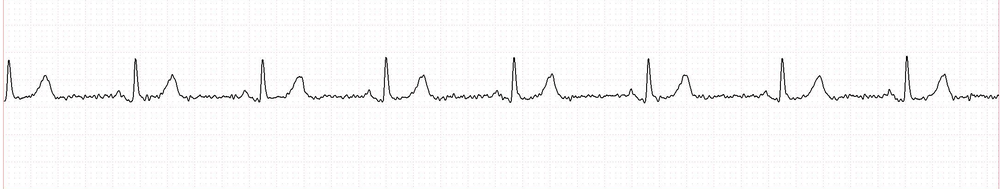
#> input picture sample.png, 1000 x 189 px, shrunk from 2159 x 408 before the run
$ python test.py sample.png
#> lines starting #> are read from the running program, lines starting #| are printed output that depends on the picture; after the words box and inside, x2 and y2 are one past the last pixel; in counts of white or black regions, pixels touching at a corner belong together
import argparse
import sys
from dataclasses import dataclass
from math import isnan, sqrt, asin, pi
from typing import Iterable, Iterator, List, Optional, Tuple, Dict

import numpy as np
import matplotlib.pyplot as plt
from PIL import Image


@dataclass(frozen=True)
class Point:
    x: float
    y: float

    @property
    def index(self) -> int:
        return round(self.x)

    def __repr__(self):
        return f"({self.x:.1f}, {self.y:.1f})"

def euclidean_distance(x: float, y: float) -> float:
    return sqrt(x**2 + y**2)

def angle_from_offsets(x: float, y: float) -> float:
    dist = euclidean_distance(x, y)
    if dist < 1e-6:
        return 0.0
    return asin(y/dist) * 180 / pi

def map_list(lst, func):
    return [func(x) for x in lst]

def clamp(value, min_val, max_val):
    return max(min_val, min(value, max_val))

def flatten(lst):
    return [item for sublist in lst for item in sublist]


def find_contiguous_regions(one_dim_image: np.ndarray) -> list:
    regions = []
    start = None
    for idx, val in enumerate(one_dim_image):
        if val > 0 and start is None:
            start = idx
        elif val == 0 and start is not None:
            regions.append((start, idx - 1))
            start = None
    if start is not None:
        regions.append((start, len(one_dim_image) - 1))
    return regions

def find_contiguous_region_centers(one_dim_image: np.ndarray) -> list:
    return [int((start + end) / 2) for start, end in find_contiguous_regions(one_dim_image)]

def distance_between_points(a: Point, b: Point) -> float:
    return euclidean_distance(a.x - b.x, a.y - b.y)

def angle_between_points(a: Point, b: Point) -> float:
    dx = b.x - a.x
    dy = b.y - a.y
    return angle_from_offsets(dx, dy)

def angle_similarity(angle1: float, angle2: float) -> float:
    diff = abs(angle1 - angle2)
    return (180 - min(diff, 360 - diff)) / 180

def get_point_locations(image: np.ndarray) -> List[List[Point]]:
    columns = image.T
    locations = []
    for col_idx, col_data in enumerate(columns):
        row_centers = find_contiguous_region_centers(col_data)
        points = [Point(float(col_idx), float(row)) for row in row_centers]
        locations.append(points)
    return locations

def path_score(current: Point, candidate: Point, cand_angle: float) -> float:
    DISTANCE_WEIGHT = 0.6
    ANGLE_WEIGHT = 0.4

    dist = distance_between_points(candidate, current)
    angle = angle_between_points(candidate, current)
    angle_diff = 1 - angle_similarity(angle, cand_angle)

    return dist * DISTANCE_WEIGHT + angle_diff * ANGLE_WEIGHT

def get_adjacent_points(points_by_col, path_data, current_col: int, lookback: int) -> list:
    left_bound = max(0, current_col - lookback)
    candidates = []

    for col_idx in range(left_bound, current_col):
        for point in points_by_col[col_idx]:
            if point in path_data:
                score, _, angle = path_data[point]
                candidates.append((score, point, angle))

    return candidates

def interpolate_points(a: Point, b: Point) -> Iterator[Point]:
    if abs(a.x - b.x) < 1e-6:
        yield a
        return

    slope = (b.y - a.y) / (b.x - a.x)
    start_x = min(a.x, b.x)
    end_x = max(a.x, b.x)

    for x in np.arange(start_x, end_x, 1.0):
        y = a.y + slope * (x - a.x)
        yield Point(x, y)

def points_to_signal(points: List[Point], width: int) -> np.ndarray:
    if not points:
        return np.array([np.nan] * width)

    points = sorted(points, key=lambda p: p.x)
    signal = np.full(width, np.nan, dtype=float)

    for i in range(len(points) - 1):
        start = points[i]
        end = points[i + 1]

        if 0 <= start.index < width:
            signal[start.index] = start.y

        for pt in interpolate_points(start, end):
            idx = pt.index
            if 0 <= idx < width and np.isnan(signal[idx]):
                signal[idx] = pt.y

    if points and 0 <= points[-1].index < width:
        signal[points[-1].index] = points[-1].y

    return signal

def extract_signal(binary_img: np.ndarray, debug: bool = False) -> Optional[np.ndarray]:
    height, width = binary_img.shape
    points_by_col = get_point_locations(binary_img)
    all_points = flatten(points_by_col)

    if not all_points:
        return None

    # Debug: show all candidate points
    if debug:
        plt.figure(figsize=(12, 6))
        plt.imshow(binary_img, cmap='gray')
        plt.scatter([p.x for p in all_points], [p.y for p in all_points],
                   s=2, c='red', alpha=0.5)
        plt.title("Candidate Points")
        plt.show()

    dp_table = {}
    lookback = 3

    for point in points_by_col[0]:
        dp_table[point] = (0.0, None, 0.0)

    for col_idx in range(1, len(points_by_col)):
        for current_point in points_by_col[col_idx]:
            candidates = get_adjacent_points(points_by_col, dp_table, current_point.index, lookback)

            if not candidates:
                dp_table[current_point] = (0.0, None, 0.0)
                continue

            best_score = float('inf')
            best_prev = None
            best_angle = 0.0

            for cand_score, cand_point, cand_angle in candidates:
                cost = path_score(current_point, cand_point, cand_angle)
                total_score = cand_score + cost

                if total_score < best_score:
                    best_score = total_score
                    best_prev = cand_point
                    best_angle = angle_between_points(cand_point, current_point)

            dp_table[current_point] = (best_score, best_prev, best_angle)

    end_region = max(0, width - width//10)
    end_candidates = []

    for col in points_by_col[end_region:]:
        for point in col:
            if point in dp_table:
                end_candidates.append((dp_table[point][0], point))

    if not end_candidates:
        return None

    _, best_end = min(end_candidates, key=lambda x: x[0])

    path = []
    current = best_end
    while current is not None:
        path.append(current)
        _, current, _ = dp_table.get(current, (0, None, 0))

    path.reverse()

    if debug:
        plt.figure(figsize=(12, 6))
        plt.imshow(binary_img, cmap='gray')
        plt.scatter([p.x for p in all_points], [p.y for p in all_points],
                   s=2, c='gray', alpha=0.3)
        plt.plot([p.x for p in path], [p.y for p in path], 'r-', linewidth=1.5)
        plt.title("Selected Path")
        plt.show()

    return points_to_signal(path, width)

def load_and_binarize(image_path: str, threshold=180, invert=False) -> np.ndarray:
    img = Image.open(image_path).convert('L')
    img_array = np.array(img)

    if invert:
        binary = (img_array > threshold).astype(np.uint8) * 255
    else:
        binary = (img_array < threshold).astype(np.uint8) * 255

    return binary

def main():
    parser = argparse.ArgumentParser(description='Extract ECG signal from image using Viterbi algorithm')
    parser.add_argument('image_path', type=str, help='Path to input image file')
    parser.add_argument('--threshold', type=int, default=180,
                        help='Binarization threshold (0-255), default=180')
    parser.add_argument('--invert', action='store_true',
                        help='Invert image (for dark backgrounds)')
    parser.add_argument('--debug', action='store_true',
                        help='Show debugging visualizations')
    args = parser.parse_args()

    try:
        binary_img = load_and_binarize(args.image_path, args.threshold, args.invert)
#> in load_and_binarize, `binary = (img_array < threshold).astype(np.uint8) * 255`:
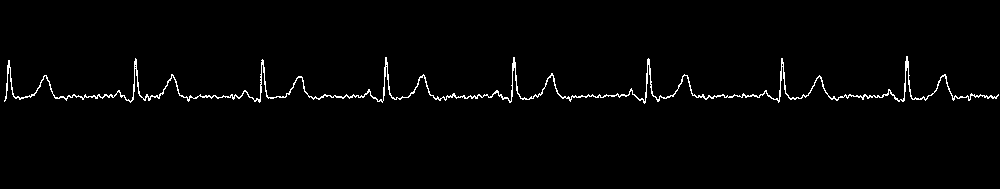
#> binary: shape (189, 1000); 1.6% white in thin lines or dots, all inside (x1, y1, x2, y2) = (4, 56, 999, 104)
        height, width = binary_img.shape
#> height = 189; width = 1000

        signal = extract_signal(binary_img, args.debug)
#> in get_point_locations, `columns = image.T`:
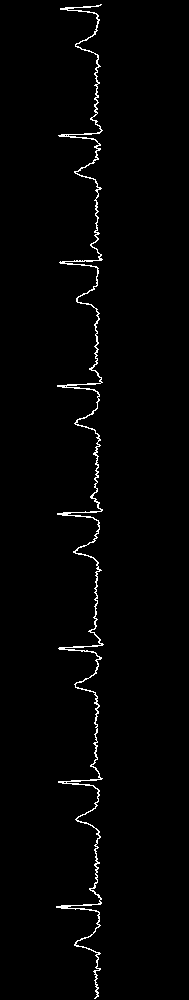
#> columns: shape (1000, 189); 1.6% white in thin lines or dots, all inside (x1, y1, x2, y2) = (56, 4, 104, 999)
#> the loop in get_point_locations, `for col_idx, col_data in enumerate(columns):` made 1000 passes
#> row_centers on passes 5 to 7: [100], [98], [90]
#> after the loop in get_point_locations, `for col_idx, col_data in enumerate(columns):`: locations = 1000 items
#> in extract_signal, `all_points = flatten(points_by_col)`: all_points = 1009 items
#> after the loop in extract_signal, `for point in points_by_col[0]:`: dp_table = 0 items
#> the loop in extract_signal, `for col_idx in range(1, len(points_by_col)):` made 999 passes
#> the loop in extract_signal, `for col in points_by_col[end_region:]:` made 100 passes

        if signal is None:
            print("Error: No signal detected. Try adjusting --threshold or --invert.")
            return

        signal = height - signal

        fig, (ax1, ax2) = plt.subplots(2, 1, figsize=(14, 8))

        ax1.imshow(binary_img, cmap='gray')
        valid_indices = np.where(~np.isnan(signal))[0]
        if len(valid_indices) > 0:
            ax1.plot(valid_indices, height - signal[valid_indices], 'r-', linewidth=1.5, alpha=0.7)
        ax1.set_title('Image with Extracted Signal Overlay')
        ax2.plot(signal, 'b-')
        ax2.set_title('Extracted ECG Signal')
        ax2.set_xlabel('Column Index')
        ax2.set_ylabel('Signal Value')
        ax2.grid(True, linestyle='--', alpha=0.7)
        ax2.set_xlim(0, width)

        valid_signal = signal[~np.isnan(signal)]
        if len(valid_signal) > 0:
            signal_min = np.min(valid_signal)
            signal_max = np.max(valid_signal)

            signal_range = signal_max - signal_min
            padding = 1 * signal_range

            ax2.set_ylim(signal_min - padding, signal_max + padding)

        plt.tight_layout()
        plt.show()
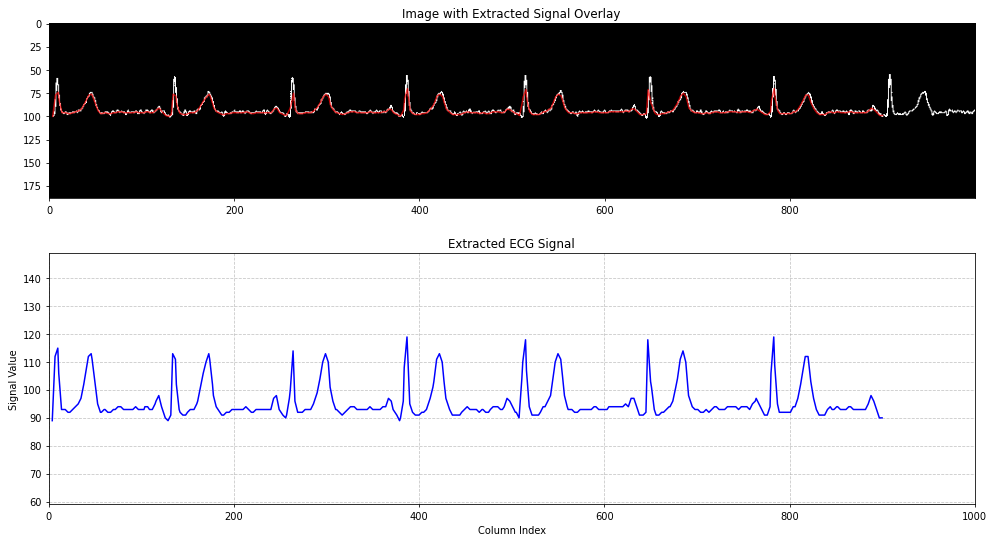
#> figure drawn by matplotlib, 2 panels

        print("Success! Signal extracted with length:", len(signal))
#| Success! Signal extracted with length: 1000

    except Exception as e:
        print(f"Error: {str(e)}", file=sys.stderr)
        sys.exit(1)

if __name__ == "__main__":
    main()
